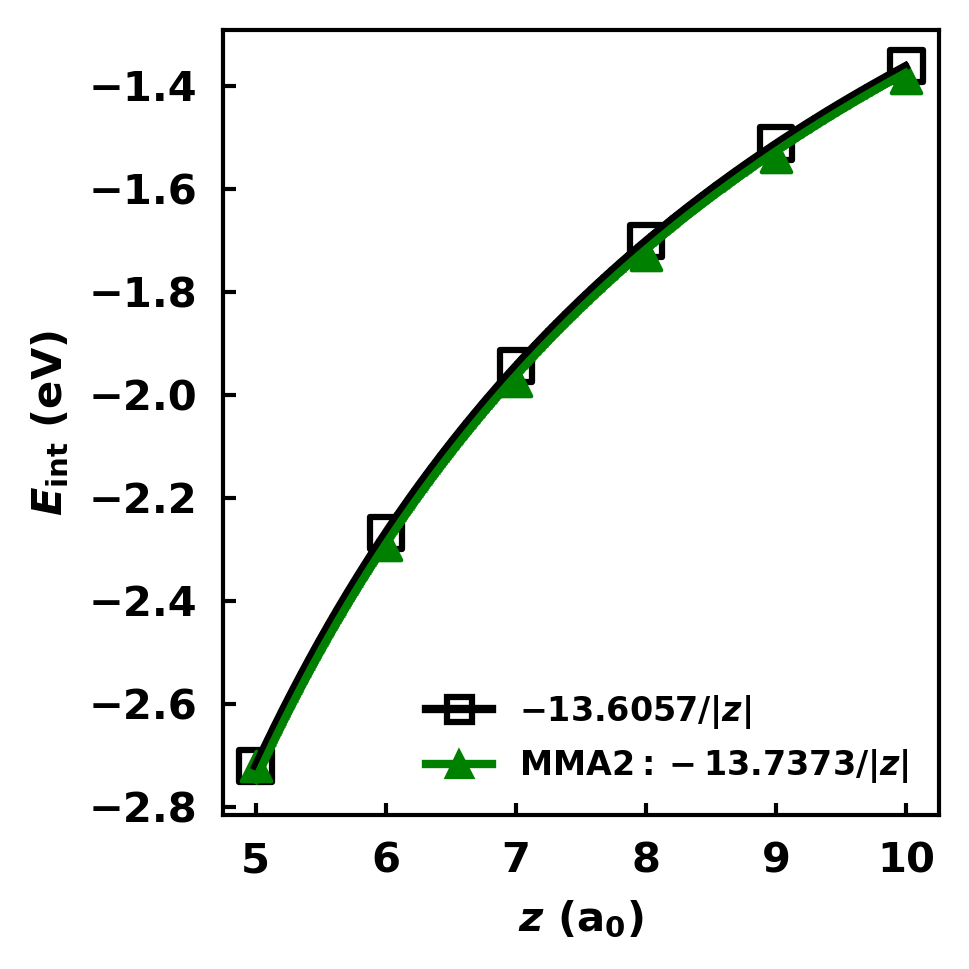

Source code (Python):
import numpy as np
import matplotlib.pyplot as plt
from scipy import stats
import pandas as pd
import glob 
import os
import matplotlib.ticker as mtick
from matplotlib import rc
from matplotlib.font_manager import FontProperties
from scipy.optimize import curve_fit


params = {'mathtext.default': 'bf'}
plt.rcParams.update(params)
plt.rcParams.update({'font.size': 10})
rc('font', weight='bold')
rc('axes',linewidth=1,edgecolor='k')

x_dat=np.arange(5,10,0.01)

def func(x, a):  
    return a/x

pot = []
for filename in sorted(glob.glob("figure_6.csv", recursive=True)):
    Source = os.path.splitext(filename)[0].split(".")[0]
    data = pd.read_csv(filename, sep=",", dtype=np.float64)
    data_array = data.to_numpy()
    num_rows, num_cols = data_array.shape
    z = data_array[:,0]
    MMA2 = data_array[:,1]*27.211386245988
    impot = data_array[:,2]*27.211386245988


fig, axs = plt.subplots(1, 1, figsize=(3.33,3.33))

axs.plot(x_dat,-13.6057/x_dat,color="black",markersize=0.01,marker="s",linewidth=2,mfc='none',markeredgewidth=1.5,label=r"$\mathrm{-13.6057/|}\mathit{z}|$")
axs.scatter(z,impot,color="black",s=60,linestyle='-',marker="s",linewidth=1.5,edgecolors='k',facecolors='none') 

popt, pcov = curve_fit(func,z,MMA2) 
axs.plot(x_dat,func(x_dat,*popt),color="green",marker="^",markersize=0.01,linewidth=2,linestyle='-',label=r"$\mathrm{{MMA2:}}{:.4f}/|\mathit{{z}}|$".format(popt[0]))
axs.scatter(z,MMA2,color="green",s=50,marker="^")

axs.set_xlabel(r"$\mathit{z} \ (a_0)$")    
axs.set_xticks([5,6,7,8,9,10])
axs.xaxis.set_tick_params(direction="in",length=3,width=1,pad=6.25)
axs.yaxis.set_tick_params(direction="in",length=3,width=1,pad=6.25)
axs.grid(False)
axs.legend(loc="best", frameon=False, fontsize=8, markerscale=600)
axs.set_ylabel(r"$\mathit{E}_{int} \ \mathrm{\left( eV \right)}$")

fig.set_tight_layout(True)
plt.savefig("figure_6.png", dpi=300,bbox_inches='tight')